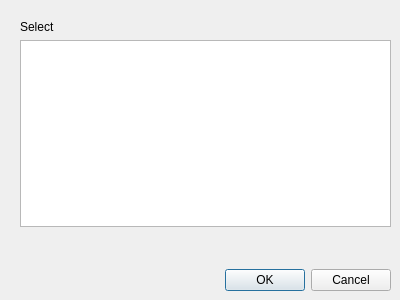
<?xml version="1.0" encoding="UTF-8"?>
<ui version="4.0">
 <class>ListViewDialog_C</class>
 <widget class="QDialog" name="ListViewDialog_C">
  <property name="geometry">
   <rect>
    <x>0</x>
    <y>0</y>
    <width>400</width>
    <height>300</height>
   </rect>
  </property>
  <property name="windowTitle">
   <string>Dialog</string>
  </property>
  <widget class="QWidget" name="gridLayoutWidget">
   <property name="geometry">
    <rect>
     <x>20</x>
     <y>20</y>
     <width>371</width>
     <height>271</height>
    </rect>
   </property>
   <layout class="QGridLayout" name="_grid_layout">
    <item row="2" column="0">
     <spacer name="_vertical_spacer">
      <property name="orientation">
       <enum>Qt::Vertical</enum>
      </property>
      <property name="sizeHint" stdset="0">
       <size>
        <width>20</width>
        <height>40</height>
       </size>
      </property>
     </spacer>
    </item>
    <item row="1" column="0">
     <widget class="QListView" name="_list_view"/>
    </item>
    <item row="3" column="0">
     <widget class="QDialogButtonBox" name="_button_box">
      <property name="orientation">
       <enum>Qt::Horizontal</enum>
      </property>
      <property name="standardButtons">
       <set>QDialogButtonBox::Cancel|QDialogButtonBox::Ok</set>
      </property>
     </widget>
    </item>
    <item row="0" column="0">
     <widget class="QLabel" name="_label_select">
      <property name="text">
       <string>Select</string>
      </property>
     </widget>
    </item>
   </layout>
  </widget>
 </widget>
 <resources/>
 <connections>
  <connection>
   <sender>_button_box</sender>
   <signal>accepted()</signal>
   <receiver>ListViewDialog_C</receiver>
   <slot>accept()</slot>
   <hints>
    <hint type="sourcelabel">
     <x>248</x>
     <y>254</y>
    </hint>
    <hint type="destinationlabel">
     <x>157</x>
     <y>274</y>
    </hint>
   </hints>
  </connection>
  <connection>
   <sender>_button_box</sender>
   <signal>rejected()</signal>
   <receiver>ListViewDialog_C</receiver>
   <slot>reject()</slot>
   <hints>
    <hint type="sourcelabel">
     <x>316</x>
     <y>260</y>
    </hint>
    <hint type="destinationlabel">
     <x>286</x>
     <y>274</y>
    </hint>
   </hints>
  </connection>
 </connections>
</ui>
